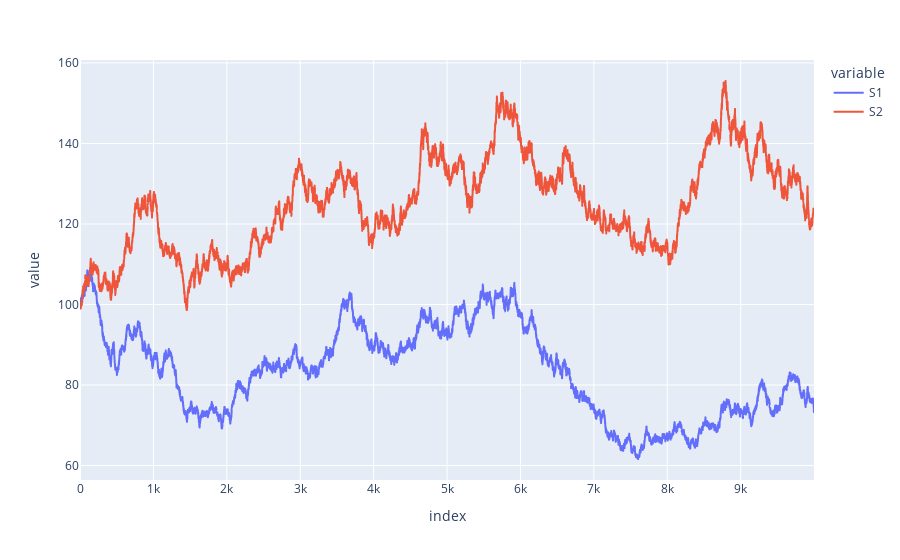

Notebook source saved alongside this figure:
### Markdown cell above
## Simulating Two Correlated Geometric Brownian Processes

### Code cell
cov_mat = np.array([[1,.5],[.5,1]])
mean = np.array([0,0])
gen = multivariate_normal(mean = mean, cov = cov_mat)
sim = gen.rvs(10000)
sigma1 = .28
sigma2 = .5
r = 0
SIGMA = np.diag([sigma1,sigma2])
T = 2
I = 1
M = 10000
S1 = 100
S2 = 100
dt = T/M
S_1 = np.zeros((M,I))
S_2 = np.zeros((M,I))
S_1[0] = S1
S_2[0] = S2
for t in range(1,M):
    S_1[t] = S_1[t-1]*(np.exp((r-.05*sigma1**2) *dt + sigma1 * np.sqrt(dt)*sim[t][0]))

for t in range(1,M):
    S_2[t] = S_2[t-1]*(np.exp((r-.05*sigma1**2) *dt + sigma1 * np.sqrt(dt)*sim[t][1]))
DF = pd.DataFrame({"S1":S_1.flatten(),"S2":S_2.flatten()})
px.line(DF)

### Figure 1 — Plotly figure (JSON) as saved in the notebook; plotly's stock layout.template omitted (floating-point values rounded to 4 significant figures; data arrays with more than 128 entries replaced by an {"elided": "..."} marker saying what was removed)
{"data": [{"hovertemplate": "variable=S1<br>index=%{x}<br>value=%{y}<extra></extra>", "legendgroup": "S1", "line": {"color": "#636efa", "dash": "solid"}, "marker": {"symbol": "circle"}, "mode": "lines", "name": "S1", "showlegend": true, "type": "scattergl", "x": {"elided": "10000 int values"}, "xaxis": "x", "y": {"elided": "10000 float values"}, "yaxis": "y"}, {"hovertemplate": "variable=S2<br>index=%{x}<br>value=%{y}<extra></extra>", "legendgroup": "S2", "line": {"color": "#EF553B", "dash": "solid"}, "marker": {"symbol": "circle"}, "mode": "lines", "name": "S2", "showlegend": true, "type": "scattergl", "x": {"elided": "10000 int values"}, "xaxis": "x", "y": {"elided": "10000 float values"}, "yaxis": "y"}], "layout": {"legend": {"title": {"text": "variable"}, "tracegroupgap": 0}, "margin": {"t": 60}, "xaxis": {"anchor": "y", "domain": [0, 1], "title": {"text": "index"}}, "yaxis": {"anchor": "x", "domain": [0, 1], "title": {"text": "value"}}}}
